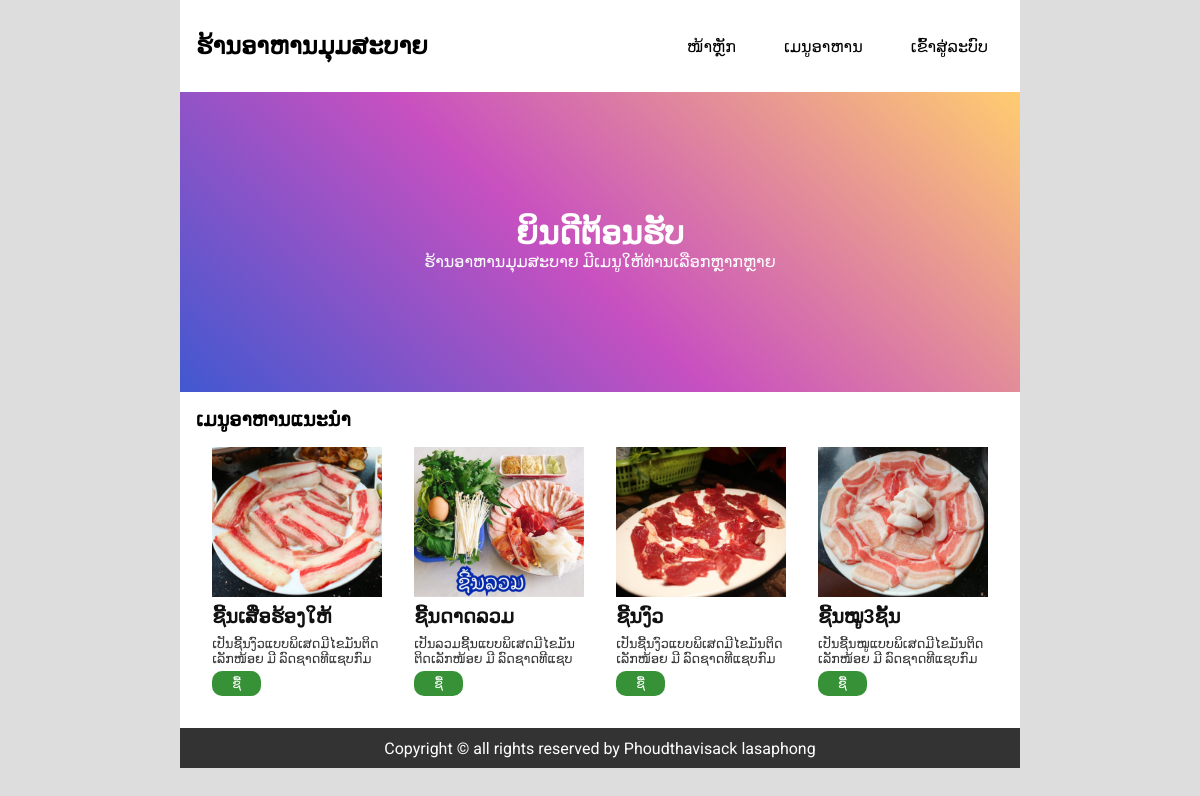
The page / on the database its author committed.
### tables this page shows
CREATE TABLE `list_product` (
  `id` int(11) NOT NULL,
  `barcode` varchar(30) NOT NULL,
  `name_product` varchar(9999) NOT NULL,
  `price` varchar(20) NOT NULL,
  `inventory` int(11) NOT NULL,
  `about_the_product` text NOT NULL,
  `product_type` text NOT NULL,
  `product_status` text NOT NULL,
  `revision_date` timestamp NOT NULL DEFAULT CURRENT_TIMESTAMP,
  `product_picture` text NOT NULL
);

### index.php (the view, shortened to what this page needs)
<?php
include 'config.php';
?>
<!DOCTYPE html>
<html lang="en">
<head>
    <link rel="stylesheet" href="css/style.css">
</head>
<body>
    <header>
        <div class="container">
            <div class="header">
                <div class="logo">
                    <h2>ຮ້ານອາຫານມຸມສະບາຍ</h2>
                </div>
                <nav>
                    <ul>
                        <li><a href="index.php">ໜ້າຫຼັກ</a></li>
                        <li><a href="product.php">ເມນູອາຫານ</a></li>
                        <?php
                            if (!isset($_SESSION['username'])):
                        ?>
                        <li><a href="login.php">ເຂົ້າສູ່ລະບົບ</a></li>
                        <?php endif;?>
                    </ul>
                </nav>
            </div>
        </div>
        <div class="container">
            <div class="banner">
                <h1>ຍິນດີຕ້ອນຮັບ</h1>
                <p>ຮ້ານອາຫານມຸມສະບາຍ ມີເມນູໃຫ້ທ່ານເລືອກຫຼາກຫຼາຍ</p>
            </div>
        </div>
    </header>
    <section>
        <div class="container">
            <div class="row">
                <h2>ເມນູອາຫານແນະນຳ</h2>
            </div>
            <div class="row">
                <?php
                    $sql = "SELECT * FROM `list_product` LIMIT 4";
                    $res = mysqli_query($con, $sql);
                    while ($row = mysqli_fetch_array($res)) :
                ?>
                <div class="box">
                    <div class="img">
                        <img src="admin/<?php echo $row['product_picture'];?>"
                            alt="">
                    </div>
                    <h2><?php echo $row['name_product'];?></h2>
                    <div class="atp"><p><?php echo $row['about_the_product'];?></p></div>
                    <a href="cart.php?addtocart=<?php echo $row['id'];?>" class="buy">ຊື້</a>
                </div>
                <?php endwhile;?>
            </div>
        </div>
    </section>
    <footer>
        <div class="container">
            <div class="footer">
                <p>Copyright © all rights reserved by <a href="#">Phoudthavisack lasaphong</a></p>
            </div>
        </div>
    </footer>
</body>
</html>

### css/style.css (style rules this page uses)
* { padding: 0; margin: 0; box-sizing: border-box; }
body { font-family: 'Roboto', sans-serif; background-color: #ddd; }
.container { width: 70%; margin: 0 auto; padding-top: 1rem; background-color: white; }
a { text-decoration: none; color: black; }
li { list-style: none; }
img { width: 100%; height: 100%; object-fit: cover; }
.header { width: 100%; height: 60px; display: flex; align-items: center; justify-content: space-between; }
.header .logo { height: 100%; padding: 1em; }
.header nav { text-align: left; height: 100%; }
.header nav ul { display: flex; height: 100%; align-items: center; }
.header nav ul li a { padding: 1rem; margin-right: 1rem; height: 100%; background: white; }
.banner { background-color: #4158D0; background-image: linear-gradient(43deg, #4158D0 0%, #C850C0 46%, #FFCC70 100%); width: 100%; max-height: 300px; height: 40vh; color: white; display: flex; flex-direction: column; justify-content: center; align-items: center; }
.row { font-size: .8rem; display: flex; flex-wrap: wrap; width: 100%; padding: 0 1rem; }
.row .box { width: 23%; padding: 1%; margin: 1% }
.box .img { width: 100%; max-height: 150px; height: 20vh; margin-bottom: 1vh; }
.box h2 { margin-bottom: 1vh; color: #111111; }
.box p { color: #333333; }
.box .atp { overflow: hidden; display: block; width: 100%; height: 30px; margin-bottom: 5px; text-overflow: ellipsis; }
.footer { background: #333333; color: white; display: flex; justify-content: center; align-items: center; width: 100%; height: 5vh; }
.footer a { color: white; }
.buy { display: inline-block; padding: 5px 20px; background-color: rgb(55, 146, 55); border-radius: 10px; color: white; border: 0; }

### rows shown on the page
list_product: product_picture (picture), name_product "ຊີ້ນເສືອຮ້ອງໃຫ້", about_the_product "ເປັນຊີ້ນງົວແບບພິເສດມີໄຂມັນຕິດເລັກໜ້ອຍ ມີ…"
list_product: product_picture (picture), name_product "ຊີ້ນດາດລວມ", about_the_product "ເປັນລວມຊີ້ນແບບພິເສດມີໄຂມັນຕິດເລັກໜ້ອຍ ມີ…"
list_product: product_picture (picture), name_product "ຊີ້ນງົວ", about_the_product "ເປັນຊີ້ນງົວແບບພິເສດມີໄຂມັນຕິດເລັກໜ້ອຍ ມີ…"
list_product: product_picture (picture), name_product "ຊີ້ນໝູ3ຊັ້ນ", about_the_product "ເປັນຊີ້ນໝູແບບພິເສດມີໄຂມັນຕິດເລັກໜ້ອຍ ມີ…"
